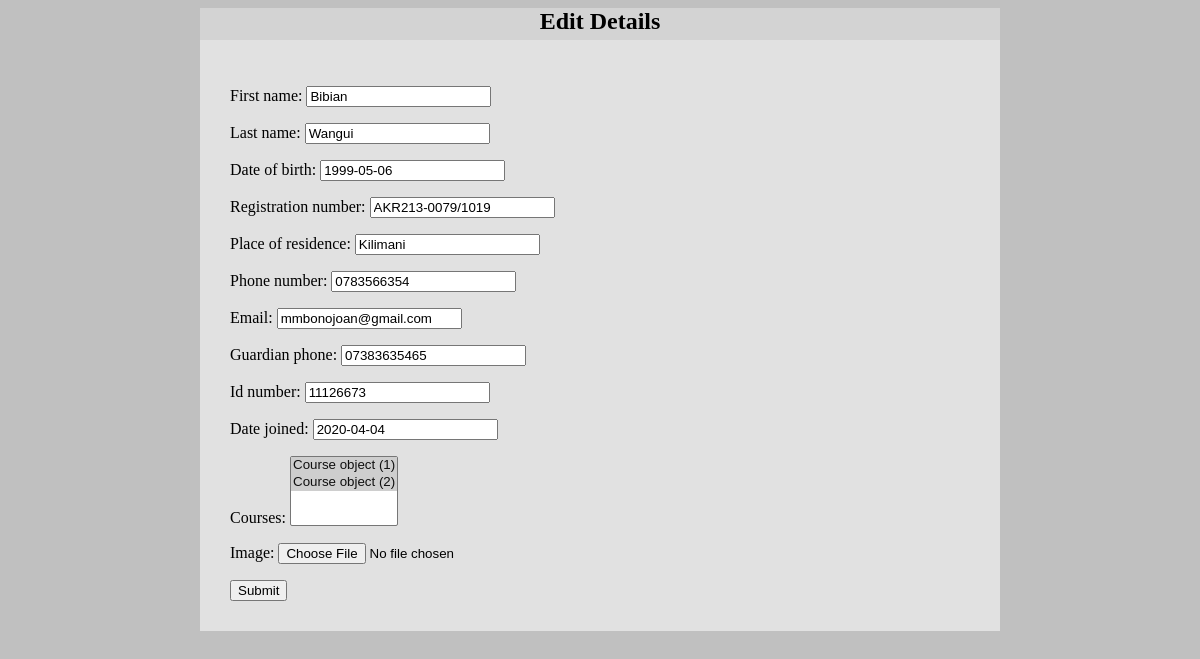
Page /student/edit/3/ on the committed database.
### student/models.py (models this page shows, shortened)
class Student(models.Model):
	first_name=models.CharField(max_length=50)
	last_name=models.CharField(max_length=50)
	date_of_birth=models.DateField()
	registration_number=models.CharField(max_length=50)
	place_of_residence=models.CharField(max_length=50)
	phone_number=models.CharField(max_length=50)
	email=models.EmailField(max_length=50)
	guardian_phone=models.CharField(max_length=50)
	id_number=models.IntegerField()
	date_joined=models.DateField()
	courses=models.ManyToManyField(Course)
	image=models.ImageField(upload_to="student_image",blank=True)

### student/views.py (the view)
# urls.py: path("edit/<int:pk>/",edit_student, name="edit_student"),
def edit_student(request,pk):
	student=Student.objects.get(pk=pk)
	if request.method=="POST":
		form=StudentForm(request.POST,instance=student)
		if form.is_valid:
			form.save()
			return redirect("list_student")
	else:
		form=StudentForm(instance=student)
		return render(request, "edit_student.html",{"form":form})

### student/forms.py
class StudentForm(forms.ModelForm):
	class Meta:
		model=Student
		fields="__all__"

### student/templates/edit_student.html (shortened to what this page needs)
<!DOCTYPE html>
<html>
<head>
</head>
<body>
	<div class="container">
<h2>Edit Details</h2>
<form method="POST">{% csrf_token %}
	{{form.as_p}}
<input type="Submit" name="submit"></input>
	</div>
</body>
</html>

### student/templates/edit_student.html (style rules this page uses)
body { background-color: #C0C0C0; }
.container { max-width: 800px; min-height: 300px; margin:0 auto; background-color:rgba(255,255,255,0.3); }
.container h2 { margin:5px; color: black; text-align: center; }
.container form { padding:30px; margin: 0 auto; border-radius:; background-color:rgba(255,255,255,0.3); }

### rows in the picture
Student: first_name "Bibian", last_name "Wangui", date_of_birth "1999-05-06", registration_number "AKR213-0079/1019", place_of_residence "Kilimani", phone_number "0783566354", email "mmbonojoan@gmail.com", guardian_phone "07383635465", id_number "11126673", date_joined "2020-04-04"
